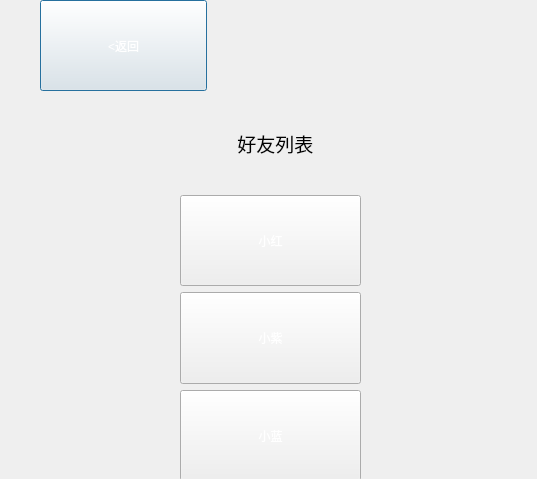
<?xml version="1.0" encoding="UTF-8"?>
<ui version="4.0">
 <class>Dialog</class>
 <widget class="QDialog" name="Dialog">
  <property name="geometry">
   <rect>
    <x>0</x>
    <y>0</y>
    <width>537</width>
    <height>479</height>
   </rect>
  </property>
  <property name="windowTitle">
   <string>Dialog</string>
  </property>
  <property name="styleSheet">
   <string notr="true">border-image: url(:/pre/cat2.jpg);</string>
  </property>
  <widget class="QWidget" name="">
   <property name="geometry">
    <rect>
     <x>0</x>
     <y>0</y>
     <width>541</width>
     <height>481</height>
    </rect>
   </property>
   <layout class="QVBoxLayout" name="verticalLayout">
    <item>
     <layout class="QHBoxLayout" name="horizontalLayout">
      <item>
       <spacer name="horizontalSpacer">
        <property name="orientation">
         <enum>Qt::Horizontal</enum>
        </property>
        <property name="sizeType">
         <enum>QSizePolicy::Preferred</enum>
        </property>
        <property name="sizeHint" stdset="0">
         <size>
          <width>40</width>
          <height>20</height>
         </size>
        </property>
       </spacer>
      </item>
      <item>
       <widget class="QPushButton" name="P_back">
        <property name="sizePolicy">
         <sizepolicy hsizetype="Expanding" vsizetype="Preferred">
          <horstretch>0</horstretch>
          <verstretch>0</verstretch>
         </sizepolicy>
        </property>
        <property name="styleSheet">
         <string notr="true">border-image: url(:/pre/button_before.png);
font: 14pt &quot;楷体&quot;;
color: rgb(255, 255, 255);</string>
        </property>
        <property name="text">
         <string>&lt;返回</string>
        </property>
       </widget>
      </item>
      <item>
       <spacer name="horizontalSpacer_11">
        <property name="orientation">
         <enum>Qt::Horizontal</enum>
        </property>
        <property name="sizeHint" stdset="0">
         <size>
          <width>40</width>
          <height>20</height>
         </size>
        </property>
       </spacer>
      </item>
      <item>
       <spacer name="horizontalSpacer_2">
        <property name="orientation">
         <enum>Qt::Horizontal</enum>
        </property>
        <property name="sizeHint" stdset="0">
         <size>
          <width>40</width>
          <height>20</height>
         </size>
        </property>
       </spacer>
      </item>
     </layout>
    </item>
    <item>
     <layout class="QHBoxLayout" name="horizontalLayout_2">
      <item>
       <spacer name="horizontalSpacer_3">
        <property name="orientation">
         <enum>Qt::Horizontal</enum>
        </property>
        <property name="sizeType">
         <enum>QSizePolicy::Preferred</enum>
        </property>
        <property name="sizeHint" stdset="0">
         <size>
          <width>40</width>
          <height>20</height>
         </size>
        </property>
       </spacer>
      </item>
      <item>
       <widget class="QLabel" name="S_name">
        <property name="sizePolicy">
         <sizepolicy hsizetype="Preferred" vsizetype="Preferred">
          <horstretch>0</horstretch>
          <verstretch>0</verstretch>
         </sizepolicy>
        </property>
        <property name="font">
         <font>
          <family>楷体</family>
          <pointsize>14</pointsize>
          <weight>50</weight>
          <italic>false</italic>
          <bold>false</bold>
         </font>
        </property>
        <property name="styleSheet">
         <string notr="true">border-image: url(:/pre/32.png);
font: 14pt &quot;楷体&quot;;</string>
        </property>
        <property name="text">
         <string>  好友列表</string>
        </property>
        <property name="alignment">
         <set>Qt::AlignCenter</set>
        </property>
       </widget>
      </item>
      <item>
       <spacer name="horizontalSpacer_4">
        <property name="orientation">
         <enum>Qt::Horizontal</enum>
        </property>
        <property name="sizeType">
         <enum>QSizePolicy::Preferred</enum>
        </property>
        <property name="sizeHint" stdset="0">
         <size>
          <width>40</width>
          <height>20</height>
         </size>
        </property>
       </spacer>
      </item>
     </layout>
    </item>
    <item>
     <layout class="QHBoxLayout" name="horizontalLayout_3">
      <item>
       <spacer name="horizontalSpacer_5">
        <property name="orientation">
         <enum>Qt::Horizontal</enum>
        </property>
        <property name="sizeType">
         <enum>QSizePolicy::Expanding</enum>
        </property>
        <property name="sizeHint" stdset="0">
         <size>
          <width>40</width>
          <height>20</height>
         </size>
        </property>
       </spacer>
      </item>
      <item>
       <widget class="QPushButton" name="P_red">
        <property name="sizePolicy">
         <sizepolicy hsizetype="Expanding" vsizetype="Preferred">
          <horstretch>0</horstretch>
          <verstretch>0</verstretch>
         </sizepolicy>
        </property>
        <property name="styleSheet">
         <string notr="true">border-image: url(:/pre/button_before.png);
color: rgb(255, 255, 255);
font: 14pt &quot;楷体&quot;;</string>
        </property>
        <property name="text">
         <string>小红</string>
        </property>
       </widget>
      </item>
      <item>
       <spacer name="horizontalSpacer_6">
        <property name="orientation">
         <enum>Qt::Horizontal</enum>
        </property>
        <property name="sizeType">
         <enum>QSizePolicy::Expanding</enum>
        </property>
        <property name="sizeHint" stdset="0">
         <size>
          <width>40</width>
          <height>20</height>
         </size>
        </property>
       </spacer>
      </item>
     </layout>
    </item>
    <item>
     <layout class="QHBoxLayout" name="horizontalLayout_4">
      <item>
       <spacer name="horizontalSpacer_7">
        <property name="orientation">
         <enum>Qt::Horizontal</enum>
        </property>
        <property name="sizeType">
         <enum>QSizePolicy::Expanding</enum>
        </property>
        <property name="sizeHint" stdset="0">
         <size>
          <width>40</width>
          <height>20</height>
         </size>
        </property>
       </spacer>
      </item>
      <item>
       <widget class="QPushButton" name="P_purple">
        <property name="sizePolicy">
         <sizepolicy hsizetype="Expanding" vsizetype="Preferred">
          <horstretch>0</horstretch>
          <verstretch>0</verstretch>
         </sizepolicy>
        </property>
        <property name="styleSheet">
         <string notr="true">border-image: url(:/pre/button_before.png);
color:rgb(255, 255, 255);
font: 14pt &quot;楷体&quot;;</string>
        </property>
        <property name="text">
         <string>小紫</string>
        </property>
       </widget>
      </item>
      <item>
       <spacer name="horizontalSpacer_8">
        <property name="orientation">
         <enum>Qt::Horizontal</enum>
        </property>
        <property name="sizeType">
         <enum>QSizePolicy::Expanding</enum>
        </property>
        <property name="sizeHint" stdset="0">
         <size>
          <width>40</width>
          <height>20</height>
         </size>
        </property>
       </spacer>
      </item>
     </layout>
    </item>
    <item>
     <layout class="QHBoxLayout" name="horizontalLayout_5">
      <item>
       <spacer name="horizontalSpacer_9">
        <property name="orientation">
         <enum>Qt::Horizontal</enum>
        </property>
        <property name="sizeType">
         <enum>QSizePolicy::Expanding</enum>
        </property>
        <property name="sizeHint" stdset="0">
         <size>
          <width>40</width>
          <height>20</height>
         </size>
        </property>
       </spacer>
      </item>
      <item>
       <widget class="QPushButton" name="P_blue">
        <property name="sizePolicy">
         <sizepolicy hsizetype="Expanding" vsizetype="Preferred">
          <horstretch>0</horstretch>
          <verstretch>0</verstretch>
         </sizepolicy>
        </property>
        <property name="styleSheet">
         <string notr="true">border-image: url(:/pre/button_before.png);
color: rgb(255, 255, 255);
font: 14pt &quot;楷体&quot;;</string>
        </property>
        <property name="text">
         <string>小蓝</string>
        </property>
       </widget>
      </item>
      <item>
       <spacer name="horizontalSpacer_10">
        <property name="orientation">
         <enum>Qt::Horizontal</enum>
        </property>
        <property name="sizeType">
         <enum>QSizePolicy::Expanding</enum>
        </property>
        <property name="sizeHint" stdset="0">
         <size>
          <width>40</width>
          <height>20</height>
         </size>
        </property>
       </spacer>
      </item>
     </layout>
    </item>
   </layout>
  </widget>
 </widget>
 <resources>
  <include location="images/picture.qrc"/>
 </resources>
 <connections/>
</ui>
